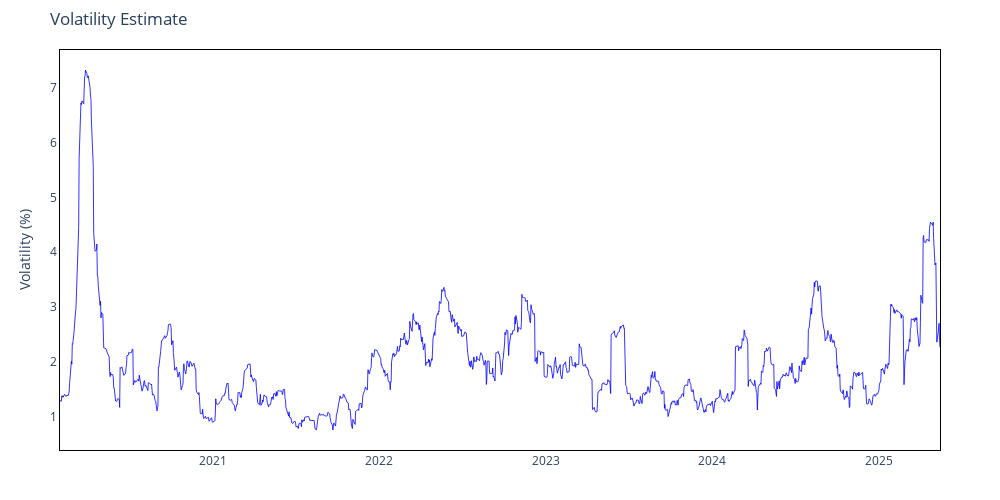
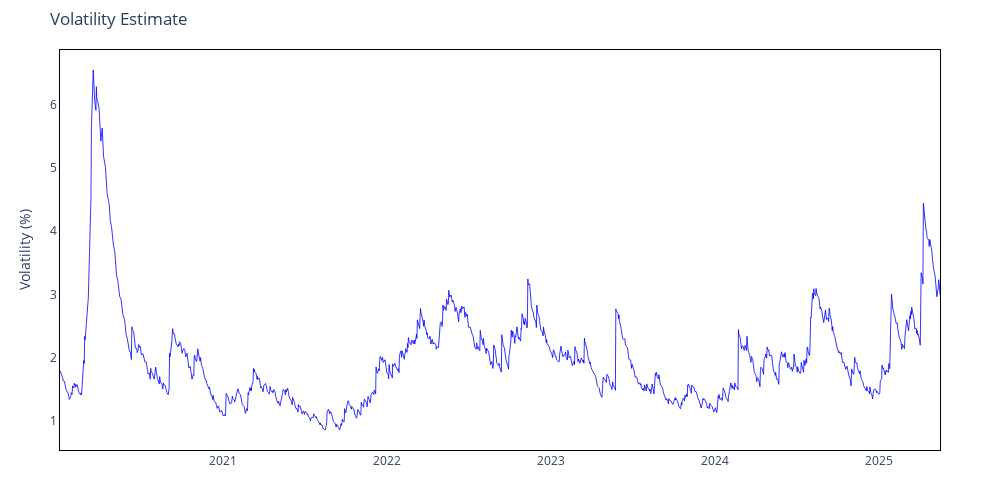

Source (notebook cell) for these figures, in order:
### Code cell
fig_ma_vol = IP.plot_volatility(result_ma["Volatility"])
fig_rm_vol = IP.plot_volatility(result_rm["Volatility"])

### Figure 1 — Plotly figure (JSON) as saved in the notebook; plotly's stock layout.template omitted (floating-point values rounded to 4 significant figures; data arrays with more than 128 entries replaced by an {"elided": "..."} marker saying what was removed)
{"data": [{"hovertemplate": "Date: %{x}<br>Volatility: %{y:.2f}%", "line": {"color": "blue", "width": 0.8}, "mode": "lines", "name": "Volatility", "type": "scatter", "x": {"elided": "1331 str values"}, "y": {"elided": "1331 float values"}}], "layout": {"height": 500, "hovermode": "x unified", "margin": {"b": 50, "l": 60, "r": 60, "t": 50}, "paper_bgcolor": "white", "plot_bgcolor": "white", "title": {"text": "Volatility Estimate"}, "width": 1000, "xaxis": {"linecolor": "black", "linewidth": 1, "mirror": true, "showline": true}, "yaxis": {"linecolor": "black", "linewidth": 1, "mirror": true, "showline": true, "title": {"text": "Volatility (%)"}}}}

### Figure 2 — Plotly figure (JSON) as saved in the notebook; plotly's stock layout.template omitted (floating-point values rounded to 4 significant figures; data arrays with more than 128 entries replaced by an {"elided": "..."} marker saying what was removed)
{"data": [{"hovertemplate": "Date: %{x}<br>Volatility: %{y:.2f}%", "line": {"color": "blue", "width": 0.8}, "mode": "lines", "name": "Volatility", "type": "scatter", "x": {"elided": "1350 str values"}, "y": {"elided": "1350 float values"}}], "layout": {"height": 500, "hovermode": "x unified", "margin": {"b": 50, "l": 60, "r": 60, "t": 50}, "paper_bgcolor": "white", "plot_bgcolor": "white", "title": {"text": "Volatility Estimate"}, "width": 1000, "xaxis": {"linecolor": "black", "linewidth": 1, "mirror": true, "showline": true}, "yaxis": {"linecolor": "black", "linewidth": 1, "mirror": true, "showline": true, "title": {"text": "Volatility (%)"}}}}
